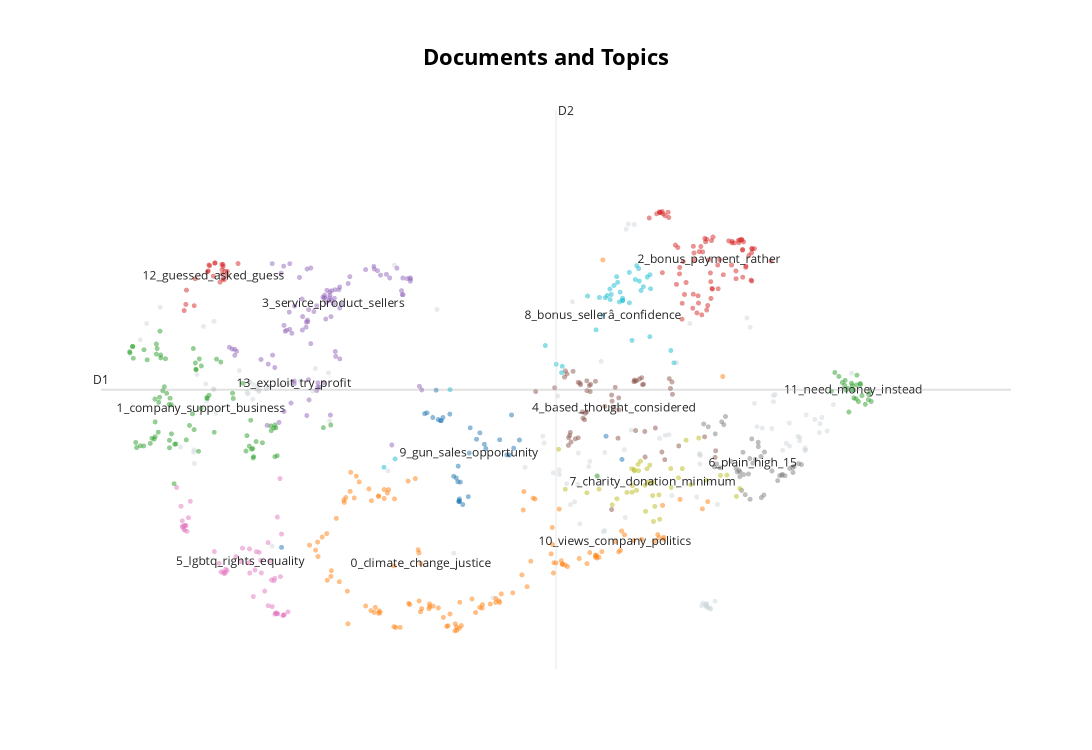

Source (notebook cell):
### Code cell
fig = BERT_model.visualize_documents(df_ns, embeddings=embeddings)

fig.update_traces(marker_showscale=False)

fig.update_layout(showlegend=False)

fig.show()
